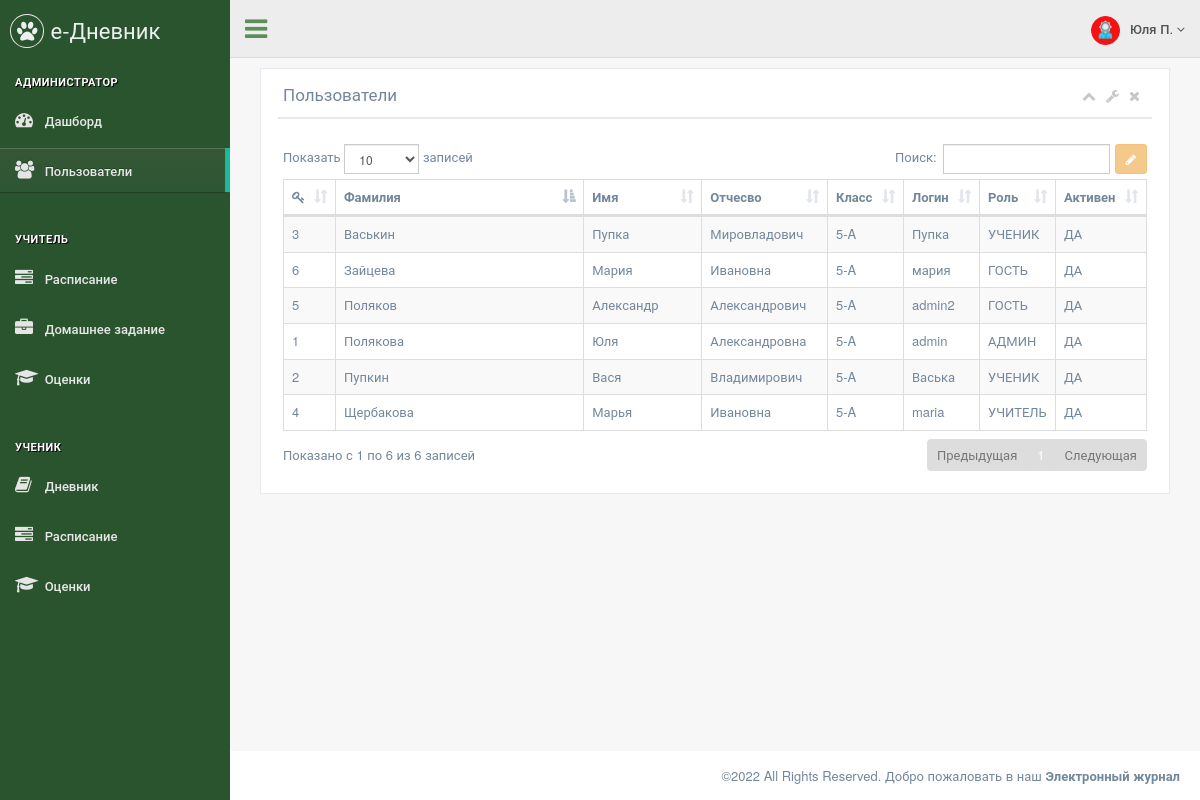
/admin/users (signed in), run on an earlier commit of the app's database.
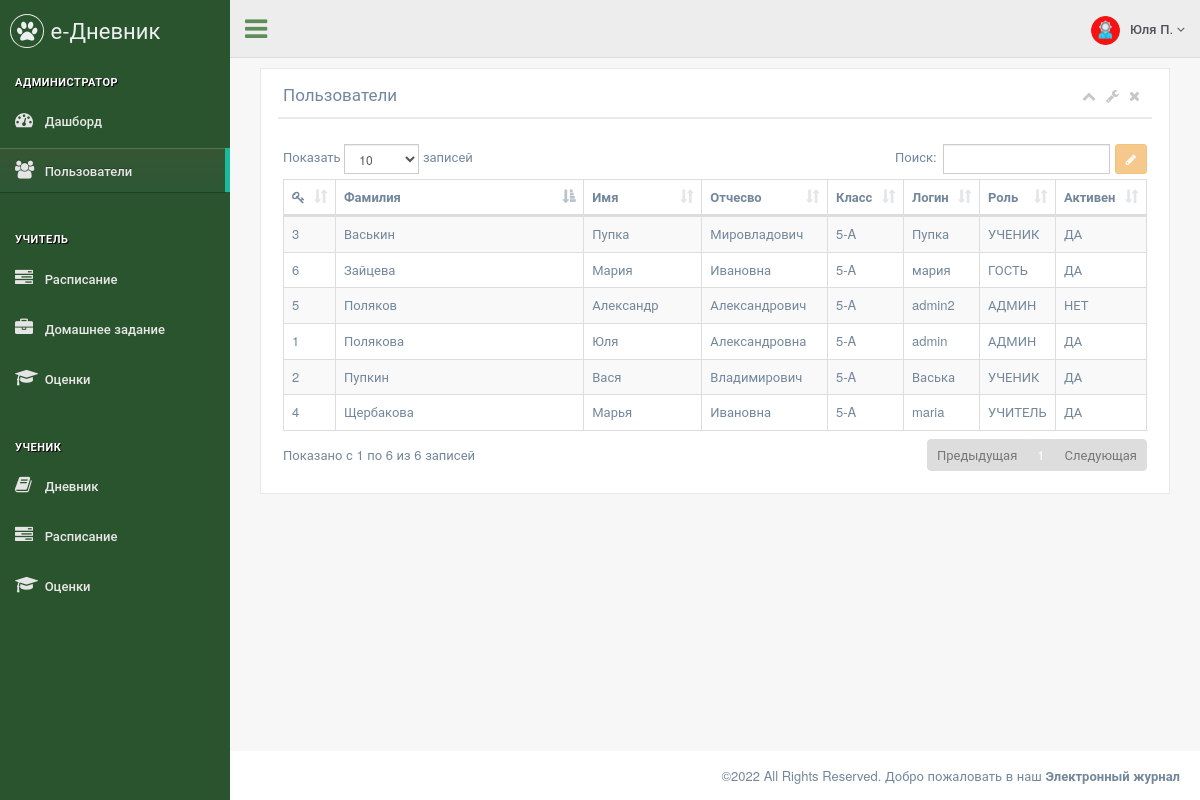
And on a later commit of the database.
### data/menu.py (models this page shows)
class Menu(ORMBase):
    __tablename__ = 'menu'
    id = sqlalchemy.Column(sqlalchemy.Integer, primary_key=True, autoincrement=True, unique=True)
    name = sqlalchemy.Column(sqlalchemy.String, nullable=True)
    section = sqlalchemy.Column(sqlalchemy.String, nullable=True)
    title = sqlalchemy.Column(sqlalchemy.String, nullable=True)
    icon = sqlalchemy.Column(sqlalchemy.String, nullable=True)
    ref = sqlalchemy.Column(sqlalchemy.String, nullable=True)
    roles = sqlalchemy.Column(sqlalchemy.String, nullable=True)
    order = sqlalchemy.Column(sqlalchemy.Integer, nullable=True)

### data/users.py (models this page shows)
class Users(ORMBase, UserMixin):
    __tablename__ = 'users'
    __json_exclude__ = set(["password"])
    id = Column(Integer, primary_key=True, autoincrement=True, unique=True)
    name = Column(String, nullable=True)
    surname = Column(String, nullable=True)
    otchestvo = Column(String, nullable=True)
    login = Column(String, nullable=True)
    password = Column(String, nullable=True)
    role = Column(String, nullable=True)
    class_id = Column(Integer, ForeignKey('classes.cl_id'), nullable=True)
    active = Column(Integer, nullable=True)

### main.py (the view, shortened to what this page needs)
@app.route('/admin/users', methods=['POST', 'GET'])
def admin_users():
    db_sess = db_session.create_session()
    form = UserEditForm()
    users = db_sess.query(Users.id,
                          Users.class_id,
                          Users.name,
                          Users.otchestvo,
                          Users.surname,
                          Users.login,
                          Users.role,
                          Users.active,
                          Classes.number,
                          Classes.letter).filter(Users.class_id == Classes.cl_id).all()
    return render_page(['admin'], '/admin/users', 'admin_users.html', users=users, form=form)

### main.py
class UserEditForm(FlaskForm):
    identifier = StringField()
    id = StringField('ID')
    surname = StringField('Фамилия', validators=[DataRequired()])
    name = StringField('Имя', validators=[DataRequired()])
    otchestvo = StringField('Отчество')
    role = StringField('Роль')
    class_id = StringField('ID класса')
    active = BooleanField('Активен')

### data/db_session.py (called while the page is built)
def create_session():
    global __factory
    return __factory()

### main.py (called while the page is built)
@login_manager.user_loader
def load_user(user_id):
    db_sess = db_session.create_session()
    return db_sess.query(Users).get(user_id)

def get_menu(role):
    db_sess = db_session.create_session()
    items = db_sess.query(Menu).filter(Menu.roles.ilike(f'%{role}%')).all()
    menu = dict()
    section = ""
    for item in items:
        if item.section:
            arr = menu.get(section)
            arr.append(item)
            menu[section] = arr
        else:
            section = item.title
            menu[section] = []
    return menu

def render_page(roles, ref, template, **context):
    if not login_fresh():
        return render_403()
    else:
        db_sess = db_session.create_session()
        user = db_sess.query(Users).filter(Users.login == current_user.login and Users.active == 1).first()
        if user.role in roles:
            menu = get_menu(user.role)
            if not context:
                context = dict()
            context["menu"] = menu
            context["ref"] = ref
            context["role"] = user.role
            context["username"] = f"{user.name} {user.surname[0]}."
            return render_template(template, **context)
        else:
            return render_403()

### templates/admin_users.html (shortened to what this page needs)
{% extends "page_base.html" %}
{% block content %}
<div class="col-md-12 col-sm-12 col-xs-12">
    <div class="x_panel">
        <div class="x_title">
            <h2>Пользователи <small>Редактирование и активация пользователей</small></h2>
            <ul class="nav navbar-right panel_toolbox">
                <li><a class="collapse-link"><i class="fa fa-chevron-up"></i></a></li>
                <li class="dropdown">
                    <a href="#" class="dropdown-toggle" data-toggle="dropdown" role="button" aria-expanded="false"><i class="fa fa-wrench"></i></a>
                </li>
                <li><a class="close-link"><i class="fa fa-close"></i></a></li>
            </ul>
            <div class="clearfix"></div>
        </div>
        <div class="x_content">
            <p class="text-muted font-13 m-b-30">
            </p>
            <table id="datatable-users" class="table table-striped table-bordered dt-responsive nowrap dataTable" cellspacing="0" width="100%">
                <thead>
                    <tr>
                        <th title="ID"><i class="fa fa-key"></i></th>
                        <th>Фамилия</th>
                        <th>Имя</th>
                        <th>Отчесво</th>
                        <th>Класс</th>
                        <th>Логин</th>
                        <th>Роль</th>
                        <th>Активен</th>
                    </tr>
                </thead>
                <tbody>
                    {% for user in users %}
                    <tr>
                        <td>{{ user.id }}</td>
                        <td>{{ user.surname }}</td>
                        <td>{{ user.name }}</td>
                        <td>{{ user.otchestvo }}</td>
                        <td>{{ user.number }}-{{ user.letter }}</td>
                        <td>{{ user.login }}</td>
                        {% if user.role == 'admin' %}
                        <td>АДМИН</td>
                        {% elif user.role == 'teacher' %}
                        <td>УЧИТЕЛЬ</td>
                        {% elif user.role == 'student' %}
                        <td>УЧЕНИК</td>
                        {% else %}
                        <td>ГОСТЬ</td>
                        {% endif %}
                        {% if user.active == 0 %}
                        <td>НЕТ</td>
                        {% else %}
                        <td>ДА</td>
                        {% endif %}
                    </tr>
                    {% endfor %}
                </tbody>
            </table>
        </div>
    </div>
</div>
{% endblock %}

### templates/page_base.html (shortened to what this page needs)
<!DOCTYPE html>
<html lang="en">
  <head>
    <link href="/static/vendors/bootstrap/css/bootstrap.min.css" rel="stylesheet">
    <link href="/static/vendors/font-awesome/css/font-awesome.min.css" rel="stylesheet">
    <link href="/static/vendors/nprogress/nprogress.css" rel="stylesheet">
    <link href="/static/vendors/animate.css/animate.min.css" rel="stylesheet">
    <link href="/static/vendors/datatables.net-bs/css/dataTables.bootstrap.min.css" rel="stylesheet">
    <link href="/static/vendors/datatables.net-buttons-bs/css/buttons.bootstrap.min.css" rel="stylesheet">
    <link href="/static/vendors/datatables.net-fixedheader-bs/css/fixedHeader.bootstrap.min.css" rel="stylesheet">
    <link href="/static/vendors/datatables.net-responsive-bs/css/responsive.bootstrap.min.css" rel="stylesheet">
    <link href="/static/vendors/datatables.net-scroller-bs/css/scroller.bootstrap.min.css" rel="stylesheet">
    <link href="/static/vendors/switchery/switchery.css" rel="stylesheet">
    <link href="/static/css/custom.css" rel="stylesheet">
  </head>
  <body class="nav-md">
    <div class="container body">
      <div class="main_container">
        <div class="col-md-3 left_col">
          <div class="left_col scroll-view">
            <div class="navbar nav_title" style="border: 0;">
              <a href="index.html" class="site_title"><i class="fa fa-paw"></i> <span>е-Дневник</span></a>
            </div>
            <br />
            <div id="sidebar-menu" class="main_menu_side hidden-print main_menu">
              {% for section in menu.keys() %}
                <div class="menu_section">
                  <h3>{{ section }}</h3>
                  <ul class="nav side-menu">
                    {% for item in menu.get(section) %}
                      {% if item.ref == ref %}
                        <li class="active"><a href="{{ item.ref }}"><i class="{{ item.icon }}"></i> {{ item.title }}</a></li>
                      {% else %}
                        <li><a href="{{ item.ref }}"><i class="{{ item.icon }}"></i> {{ item.title }}</a></li>
                      {% endif %}
                    {% endfor %}
                  </ul>
                </div>
              {% endfor %}
            </div>
          </div>
        </div>
        <div class="top_nav">
          <div class="nav_menu">
            <nav>
              <div class="nav toggle">
                <a id="menu_toggle"><i class="fa fa-bars"></i></a>
              </div>
              <ul class="nav navbar-nav navbar-right">
                <li class="">
                  <a href="javascript:;" class="user-profile dropdown-toggle" data-toggle="dropdown" aria-expanded="false">
                    <img src="/static/images/{{ role }}.png" alt="">{{ username }}
                    <span class=" fa fa-angle-down"></span>
                  </a>
                </li>
              </ul>
            </nav>
          </div>
        </div>
        <div id="page-content" class="right_col" role="main">
          {% block content %}{% endblock %}
        </div>
        <footer>
          <div class="pull-right">
            ©2022 All Rights Reserved. Добро пожаловать в наш <b>Электронный журнал</b>
          </div>
          <div class="clearfix"></div>
        </footer>
      </div>
    </div>
  </body>
</html>

What changed in the data, as far as the page shows it:
changed Users "Поляков": role "ГОСТЬ" → "АДМИН"; text "ДА" → "НЕТ"
